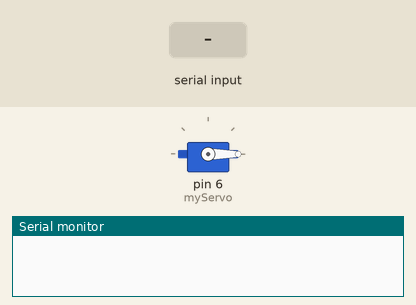
A sketch run on a simulated Arduino Uno, built with avr-gcc and run on an emulated ATmega328P. On the bench: servo, the last lines printed to the serial monitor. Inputs (shaded band) come from the test bench.

Above: at 1.2 s.
1.3 s: "A" received over Serial
At 2.9 s:
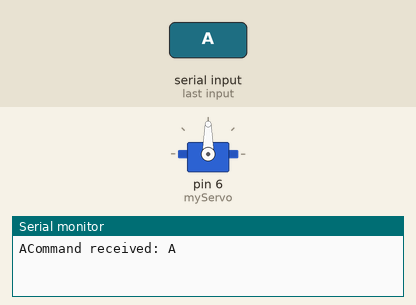
6.1 s: "a" received over Serial
At 10.2 s:
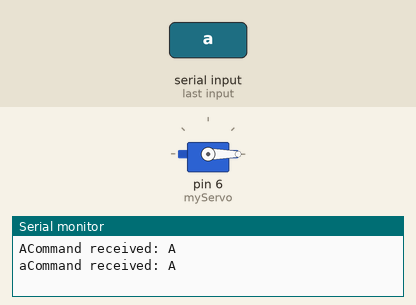
Timing chart, 0 to 11.7 s (numbered marks = the images above; inputs shaded):
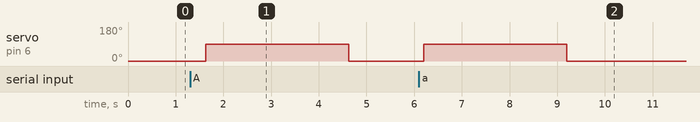

Measured:
- after the input at 1.3 s, servo on pin 6 (myServo): 0° → 90° after 0.33 s, → 0° 3.0 s later
- after the input at 6.1 s, servo on pin 6 (myServo): 0° → 90° after 0.10 s, → 0° 3.0 s later

The sketch:

Code_Arduino.ino
```cpp
#include <SPI.h>
#include <MFRC522.h>
#include <Servo.h>

#define RST_PIN 9
#define SS_PIN 10

MFRC522 rfid(SS_PIN, RST_PIN);
Servo myServo;
void setup() {
  Serial.begin(9600);
  SPI.begin();
  rfid.PCD_Init();

  myServo.attach(6);
  myServo.write(0);
}
void loop() {
  if (Serial.available() > 0) {
    char receivedChar = Serial.read();
    Serial.print(receivedChar);
    if (receivedChar == 'A' || receivedChar == 'a') {
      Serial.println("Command received: A");
      myServo.write(90);
      delay(3000);
      myServo.write(0);
    }
  }
  if (!rfid.PICC_IsNewCardPresent()) {
    delay(500);
    return;
  }
  if (!rfid.PICC_ReadCardSerial()) {
    return;
  }
  Serial.print("ID:");
  for (byte i = 0; i < rfid.uid.size; i++) {
    Serial.print(rfid.uid.uidByte[i], HEX);
  }
  Serial.println();
  rfid.PICC_HaltA();
}
```
